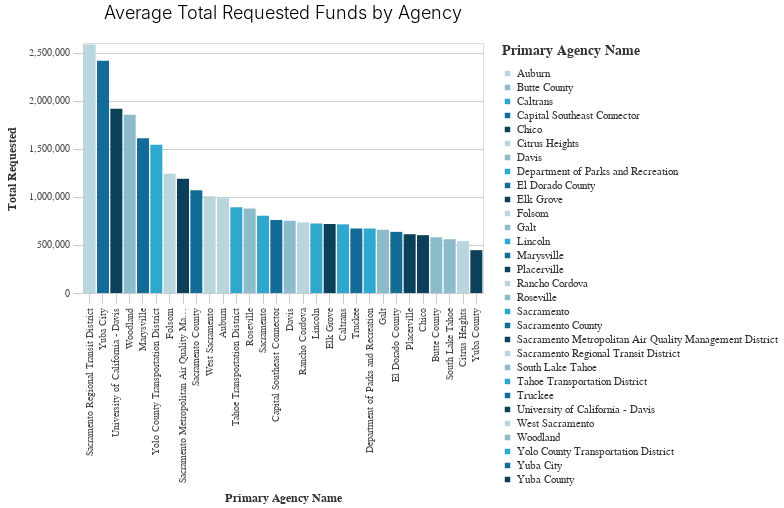

This figure's notebook cell:
### Code cell
_dla_utils.basic_bar_chart((((_dla_utils.calculate_data_all(df, 'total_requested', 'primary_agency_name', aggfunc="mean"))
                          >>arrange(-_.total_requested)).head(30)
                        ), 'primary_agency_name','total_requested', 'primary_agency_name', subset,
                           'Average Total Requested Funds by Agency'
                       )

### Figure 1 — Vega-Lite specification as saved in the notebook (floating-point values rounded to 4 significant figures)
{"config": {"view": {"continuousWidth": 400, "continuousHeight": 300}, "axis": {"domainColor": "#cbcbcb", "grid": true, "gridColor": "#cbcbcb", "gridWidth": 1, "labelColor": "#474747", "labelFont": "Nunito Sans", "labelFontSize": 10, "labelPadding": 4, "tickColor": "#cbcbcb", "tickSize": 10, "titleColor": "#333", "titleFont": "Raleway", "titleFontSize": 12, "titlePadding": 10}, "axisBand": {"grid": false}, "background": "white", "font": "Raleway", "header": {"labelFont": "Nunito Sans", "titleFont": "Raleway"}, "legend": {"labelColor": "#333", "labelFont": "Nunito Sans", "labelFontSize": 11, "labelLimit": 0, "padding": 1, "symbolSize": 30, "symbolType": "square", "titleColor": "#333", "titleFont": "Raleway", "titleFontSize": 14, "titlePadding": 10}, "title": {"anchor": "middle", "font": "Raleway", "fontSize": 18, "fontWeight": 300, "offset": 20}}, "data": {"name": "data-5e7907489cadbb18d2122917ee096257"}, "mark": "bar", "encoding": {"color": {"field": "primary_agency_name", "legend": {"title": "Primary Agency Name"}, "scale": {"range": ["#B9D6DF", "#8CBCCB", "#2EA8CE", "#136C97", "#0B405B"]}, "type": "nominal"}, "x": {"field": "primary_agency_name", "sort": "-y", "title": "Primary Agency Name", "type": "nominal"}, "y": {"field": "total_requested", "title": "Total Requested", "type": "quantitative"}}, "height": 250, "title": "Average Total Requested Funds by Agency", "width": 400, "$schema": "https://vega.github.io/schema/vega-lite/v4.17.0.json", "datasets": {"data-5e7907489cadbb18d2122917ee096257": [{"primary_agency_name": "Sacramento Regional Transit District", "total_requested": 2585000.0}, {"primary_agency_name": "Yuba City", "total_requested": 2416000.0}, {"primary_agency_name": "University of California - Davis", "total_requested": 1916000.0}, {"primary_agency_name": "Woodland", "total_requested": 1855000.0}, {"primary_agency_name": "Marysville", "total_requested": 1610000.0}, {"primary_agency_name": "Yolo County Transportation District", "total_requested": 1541000.0}, {"primary_agency_name": "Folsom", "total_requested": 1240000.0}, {"primary_agency_name": "Sacramento Metropolitan Air Quality Management District", "total_requested": 1188000.0}, {"primary_agency_name": "Sacramento County", "total_requested": 1069000.0}, {"primary_agency_name": "West Sacramento", "total_requested": 1007000.0}, {"primary_agency_name": "Auburn", "total_requested": 995800.0}, {"primary_agency_name": "Tahoe Transportation District", "total_requested": 892800.0}, {"primary_agency_name": "Roseville", "total_requested": 877900.0}, {"primary_agency_name": "Sacramento", "total_requested": 803800.0}, {"primary_agency_name": "Capital Southeast Connector", "total_requested": 759000.0}, {"primary_agency_name": "Davis", "total_requested": 750900.0}, {"primary_agency_name": "Rancho Cordova", "total_requested": 734900.0}, {"primary_agency_name": "Lincoln", "total_requested": 724000.0}, {"primary_agency_name": "Elk Grove", "total_requested": 716800.0}, {"primary_agency_name": "Caltrans", "total_requested": 714100.0}, {"primary_agency_name": "Truckee", "total_requested": 672000.0}, {"primary_agency_name": "Department of Parks and Recreation", "total_requested": 670900.0}, {"primary_agency_name": "Galt", "total_requested": 657600.0}, {"primary_agency_name": "El Dorado County", "total_requested": 635900.0}, {"primary_agency_name": "Placerville", "total_requested": 611400.0}, {"primary_agency_name": "Chico", "total_requested": 601600.0}, {"primary_agency_name": "Butte County", "total_requested": 579300.0}, {"primary_agency_name": "South Lake Tahoe", "total_requested": 559000.0}, {"primary_agency_name": "Citrus Heights", "total_requested": 539300.0}, {"primary_agency_name": "Yuba County", "total_requested": 445400.0}]}}
